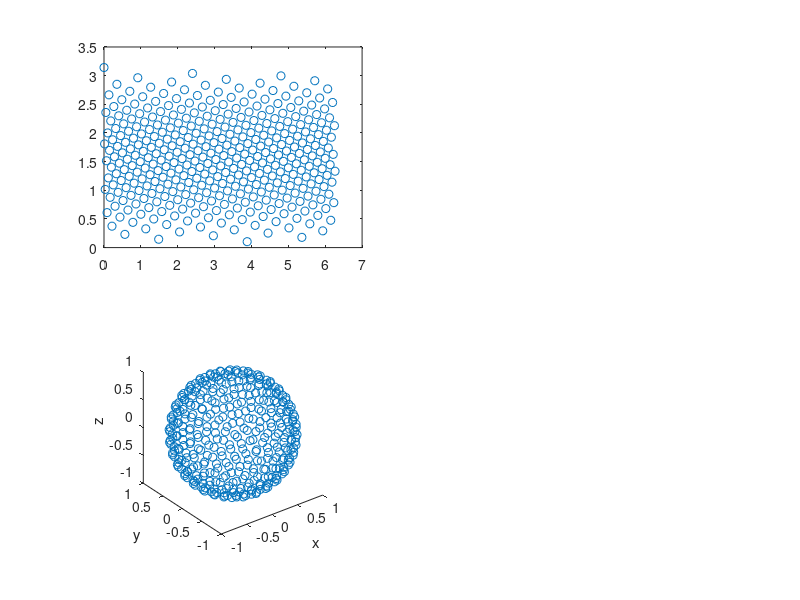

MATLAB code for this plot:
dat = [0 3.14159265358979 0.0026525198938992 

2.39994345950626 3.03854182138249 0.0026525198938992 

4.79988691901252 2.99579213822296 0.0026525198938992 

0.916645071339197 2.96294487376376 0.0026525198938992 

3.31658853084546 2.93521612418866 0.0026525198938992 

5.71653199035172 2.91075374916704 0.0026525198938992 

1.83329014267839 2.88860827643495 0.0026525198938992 

4.23323360218465 2.86821591637443 0.0026525198938992 

0.34999175451133 2.84920948177026 0.0026525198938992 

2.74993521401759 2.83133402748397 0.0026525198938992 

5.14987867352385 2.81440400370018 0.0026525198938992 

1.26663682585053 2.79827939019577 0.0026525198938992 

3.66658028535679 2.78285144698518 0.0026525198938992 

6.06652374486305 2.76803373142661 0.0026525198938992 

2.18328189718972 2.75375618199921 0.0026525198938992 

4.58322535669598 2.73996107879198 0.0026525198938992 

0.69998350902266 2.72660020071939 0.0026525198938992 

3.09992696852892 2.71363277276775 0.0026525198938992 

5.49987042803518 2.70102395046551 0.0026525198938992 

1.61662858036186 2.68874367914677 0.0026525198938992 

4.01657203986812 2.67676582060735 0.0026525198938992 

0.133330192194792 2.6650674743313 0.0026525198938992 

2.53327365170105 2.6536284428023 0.0026525198938992 

4.93321711120731 2.64243080520039 0.0026525198938992 

1.04997526353399 2.63145857378847 0.0026525198938992 

3.44991872304025 2.62069741419546 0.0026525198938992 

5.84986218254651 2.61013441565094 0.0026525198938992 

1.96662033487319 2.59975790068556 0.0026525198938992 

4.36656379437945 2.58955726631748 0.0026525198938992 

0.483321946706122 2.57952285058417 0.0026525198938992 

2.88326540621238 2.56964581964596 0.0026525198938992 

5.28320886571864 2.5599180717148 0.0026525198938992 

1.39996701804532 2.55033215484234 0.0026525198938992 

3.79991047755158 2.54088119620017 0.0026525198938992 

6.19985393705784 2.53155884094825 0.0026525198938992 

2.31661208938452 2.5223591991496 0.0026525198938992 

4.71655554889078 2.51327679947388 0.0026525198938992 

0.833313701217452 2.50430654865838 0.0026525198938992 

3.23325716072371 2.4954436958751 0.0026525198938992 

5.63320062022997 2.48668380129734 0.0026525198938992 

1.74995877255665 2.47802270827673 0.0026525198938992 

4.14990223206291 2.46945651863631 0.0026525198938992 

0.266660384389585 2.46098157066395 0.0026525198938992 

2.66660384389585 2.45259441945378 0.0026525198938992 

5.06654730340211 2.44429181929682 0.0026525198938992 

1.18330545572878 2.43607070786562 0.0026525198938992 

3.58324891523504 2.42792819197464 0.0026525198938992 

5.9831923747413 2.41986153472857 0.0026525198938992 

2.09995052706798 2.41186814389698 0.0026525198938992 

4.49989398657424 2.40394556137515 0.0026525198938992 

0.616652138900914 2.39609145360967 0.0026525198938992 

3.01659559840717 2.38830360288305 0.0026525198938992 

5.41653905791344 2.38057989936506 0.0026525198938992 

1.53329721024011 2.37291833384983 0.0026525198938992 

3.93324066974637 2.36531699110795 0.0026525198938992 

0.0499988220730471 2.35777404379096 0.0026525198938992 

2.44994228157931 2.35028774683333 0.0026525198938992 

4.84988574108557 2.34285643230301 0.0026525198938992 

0.966643893412244 2.33547850465757 0.0026525198938992 

3.36658735291851 2.32815243636739 0.0026525198938992 

5.76653081242477 2.32087676387201 0.0026525198938992 

1.88328896475144 2.3136500838389 0.0026525198938992 

4.2832324242577 2.30647104969767 0.0026525198938992 

0.399990576584377 2.29933836842523 0.0026525198938992 

2.79993403609064 2.29225079756004 0.0026525198938992 

5.1998774955969 2.28520714242591 0.0026525198938992 

1.31663564792357 2.27820625354746 0.0026525198938992 

3.71657910742983 2.27124702424151 0.0026525198938992 

6.1165225669361 2.26432838836984 0.0026525198938992 

2.23328071926277 2.25744931824037 0.0026525198938992 

4.63322417876903 2.25060882264486 0.0026525198938992 

0.749982331095707 2.24380594502257 0.0026525198938992 

3.14992579060197 2.23703976173994 0.0026525198938992 

5.54986925010823 2.23030938047763 0.0026525198938992 

1.6666274024349 2.22361393871671 0.0026525198938992 

4.06657086194117 2.21695260231669 0.0026525198938992 

0.183329014267839 2.21032456417866 0.0026525198938992 

2.5832724737741 2.2037290429874 0.0026525198938992 

4.98321593328036 2.19716528202678 0.0026525198938992 

1.09997408560704 2.19063254806333 0.0026525198938992 

3.4999175451133 2.18413013029319 0.0026525198938992 

5.89986100461956 2.1776573393482 0.0026525198938992 

2.01661915694623 2.17121350635689 0.0026525198938992 

4.41656261645249 2.16479798205699 0.0026525198938992 

0.533320768779169 2.15841013595574 0.0026525198938992 

2.93326422828543 2.15204935553512 0.0026525198938992 

5.33320768779169 2.14571504549892 0.0026525198938992 

1.44996584011837 2.13940662705908 0.0026525198938992 

3.84990929962463 2.13312353725879 0.0026525198938992 

6.24985275913089 2.12686522832998 0.0026525198938992 

2.36661091145756 2.12063116708318 0.0026525198938992 

4.76655437096382 2.11442083432773 0.0026525198938992 

0.883312523290499 2.10823372432043 0.0026525198938992 

3.28325598279676 2.10206934424108 0.0026525198938992 

5.68319944230302 2.09592721369316 0.0026525198938992 

1.7999575946297 2.08980686422826 0.0026525198938992 

4.19990105413596 2.08370783889289 0.0026525198938992 

0.316659206462632 2.07762969179637 0.0026525198938992 

2.71660266596889 2.07157198769851 0.0026525198938992 

5.11654612547515 2.06553430161618 0.0026525198938992 

1.23330427780183 2.05951621844746 0.0026525198938992 

3.63324773730809 2.0535173326126 0.0026525198938992 

6.03319119681435 2.04753724771081 0.0026525198938992 

2.14994934914103 2.04157557619192 0.0026525198938992 

4.54989280864729 2.0356319390423 0.0026525198938992 

0.666650960973962 2.02970596548411 0.0026525198938992 

3.06659442048022 2.02379729268732 0.0026525198938992 

5.46653787998648 2.01790556549367 0.0026525198938992 

1.58329603231316 2.01203043615216 0.0026525198938992 

3.98323949181942 2.00617156406525 0.0026525198938992 

0.0999976441460942 2.00032861554544 0.0026525198938992 

2.49994110365236 1.99450126358151 0.0026525198938992 

4.89988456315862 1.98868918761413 0.0026525198938992 

1.01664271548529 1.9828920733202 0.0026525198938992 

3.41658617499155 1.9771096124056 0.0026525198938992 

5.81652963449781 1.9713415024059 0.0026525198938992 

1.93328778682449 1.96558744649466 0.0026525198938992 

4.33323124633075 1.95984715329896 0.0026525198938992 

0.449989398657424 1.95412033672174 0.0026525198938992 

2.84993285816368 1.9484067157708 0.0026525198938992 

5.24987631766995 1.94270601439388 0.0026525198938992 

1.36663446999662 1.93701796131986 0.0026525198938992 

3.76657792950288 1.93134228990553 0.0026525198938992 

6.16652138900914 1.92567873798774 0.0026525198938992 

2.28327954133582 1.92002704774084 0.0026525198938992 

4.68322300084208 1.91438696553894 0.0026525198938992 

0.799981153168754 1.90875824182288 0.0026525198938992 

3.19992461267501 1.90314063097178 0.0026525198938992 

5.59986807218128 1.8975338911788 0.0026525198938992 

1.71662622450795 1.89193778433102 0.0026525198938992 

4.11656968401421 1.88635207589326 0.0026525198938992 

0.233327836340886 1.88077653479566 0.0026525198938992 

2.63327129584715 1.87521093332482 0.0026525198938992 

5.03321475535341 1.86965504701837 0.0026525198938992 

1.14997290768008 1.86410865456282 0.0026525198938992 

3.54991636718634 1.8585715376946 0.0026525198938992 

5.94985982669261 1.85304348110401 0.0026525198938992 

2.06661797901928 1.84752427234218 0.0026525198938992 

4.46656143852554 1.84201370173059 0.0026525198938992 

0.583319590852216 1.83651156227347 0.0026525198938992 

2.98326305035848 1.83101764957249 0.0026525198938992 

5.38320650986474 1.82553176174405 0.0026525198938992 

1.49996466219141 1.82005369933877 0.0026525198938992 

3.89990812169767 1.81458326526323 0.0026525198938992 

0.016666274024349 1.8091202647039 0.0026525198938992 

2.41660973353061 1.80366450505298 0.0026525198938992 

4.81655319303687 1.79821579583631 0.0026525198938992 

0.933311345363546 1.79277394864307 0.0026525198938992 

3.33325480486981 1.7873387770573 0.0026525198938992 

5.73319826437607 1.78191009659116 0.0026525198938992 

1.84995641670274 1.77648772461975 0.0026525198938992 

4.249899876209 1.77107148031758 0.0026525198938992 

0.366658028535679 1.76566118459653 0.0026525198938992 

2.76660148804194 1.76025666004522 0.0026525198938992 

5.1665449475482 1.75485773086979 0.0026525198938992 

1.28330309987488 1.74946422283597 0.0026525198938992 

3.68324655938114 1.74407596321244 0.0026525198938992 

6.0831900188874 1.7386927807154 0.0026525198938992 

2.19994817121407 1.73331450545425 0.0026525198938992 

4.59989163072033 1.72794096887846 0.0026525198938992 

0.716649783047008 1.72257200372535 0.0026525198938992 

3.11659324255327 1.71720744396905 0.0026525198938992 

5.51653670205953 1.71184712477027 0.0026525198938992 

1.63329485438621 1.70649088242709 0.0026525198938992 

4.03323831389247 1.70113855432653 0.0026525198938992 

0.149996466219141 1.69578997889703 0.0026525198938992 

2.5499399257254 1.69044499556169 0.0026525198938992 

4.94988338523166 1.68510344469221 0.0026525198938992 

1.06664153755834 1.67976516756362 0.0026525198938992 

3.4665849970646 1.67443000630963 0.0026525198938992 

5.86652845657086 1.66909780387863 0.0026525198938992 

1.98328660889754 1.66376840399031 0.0026525198938992 

4.3832300684038 1.6584416510928 0.0026525198938992 

0.499988220730471 1.65311739032039 0.0026525198938992 

2.89993168023673 1.64779546745172 0.0026525198938992 

5.29987513974299 1.64247572886847 0.0026525198938992 

1.41663329206967 1.63715802151443 0.0026525198938992 

3.81657675157593 1.63184219285505 0.0026525198938992 

6.21652021108219 1.6265280908373 0.0026525198938992 

2.33327836340886 1.62121556384988 0.0026525198938992 

4.73322182291513 1.61590446068382 0.0026525198938992 

0.849979975241801 1.61059463049327 0.0026525198938992 

3.24992343474806 1.60528592275658 0.0026525198938992 

5.64986689425432 1.59997818723765 0.0026525198938992 

1.766625046581 1.59467127394746 0.0026525198938992 

4.16656850608726 1.58936503310572 0.0026525198938992 

0.283326658413934 1.58405931510274 0.0026525198938992 

2.68327011792019 1.57875397046142 0.0026525198938992 

5.08321357742646 1.57344884979927 0.0026525198938992 

1.19997172975313 1.56814380379053 0.0026525198938992 

3.59991518925939 1.56283868312837 0.0026525198938992 

5.99985864876565 1.55753333848705 0.0026525198938992 

2.11661680109233 1.55222762048408 0.0026525198938992 

4.51656026059859 1.54692137964233 0.0026525198938992 

0.633318412925263 1.54161446635214 0.0026525198938992 

3.03326187243152 1.53630673083322 0.0026525198938992 

5.43320533193779 1.53099802309653 0.0026525198938992 

1.54996348426446 1.52568819290597 0.0026525198938992 

3.94990694377072 1.52037708973991 0.0026525198938992 

0.0666650960973961 1.5150645627525 0.0026525198938992 

2.46660855560366 1.50975046073474 0.0026525198938992 

4.86655201510992 1.50443463207536 0.0026525198938992 

0.983310167436593 1.49911692472133 0.0026525198938992 

3.38325362694285 1.49379718613807 0.0026525198938992 

5.78319708644912 1.4884752632694 0.0026525198938992 

1.89995523877579 1.48315100249699 0.0026525198938992 

4.29989869828205 1.47782424959948 0.0026525198938992 

0.416656850608726 1.47249484971116 0.0026525198938992 

2.81660031011499 1.46716264728017 0.0026525198938992 

5.21654376962125 1.46182748602618 0.0026525198938992 

1.33330192194792 1.45648920889759 0.0026525198938992 

3.73324538145418 1.45114765802811 0.0026525198938992 

6.13318884096045 1.44580267469276 0.0026525198938992 

2.24994699328712 1.44045409926327 0.0026525198938992 

4.64989045279338 1.43510177116271 0.0026525198938992 

0.766648605120056 1.42974552881952 0.0026525198938992 

3.16659206462632 1.42438520962074 0.0026525198938992 

5.56653552413258 1.41902064986444 0.0026525198938992 

1.68329367645925 1.41365168471134 0.0026525198938992 

4.08323713596551 1.40827814813554 0.0026525198938992 

0.199995288292188 1.4028998728744 0.0026525198938992 

2.59993874779845 1.39751669037736 0.0026525198938992 

4.99988220730471 1.39212843075383 0.0026525198938992 

1.11664035963139 1.38673492272 0.0026525198938992 

3.51658381913765 1.38133599354457 0.0026525198938992 

5.91652727864391 1.37593146899326 0.0026525198938992 

2.03328543097058 1.37052117327221 0.0026525198938992 

4.43322889047684 1.36510492897005 0.0026525198938992 

0.549987042803518 1.35968255699863 0.0026525198938992 

2.94993050230978 1.35425387653249 0.0026525198938992 

5.34987396181604 1.34881870494673 0.0026525198938992 

1.46663211414272 1.34337685775349 0.0026525198938992 

3.86657557364898 1.33792814853681 0.0026525198938992 

6.26651903315524 1.33247238888589 0.0026525198938992 

2.38327718548191 1.32700938832656 0.0026525198938992 

4.78322064498817 1.32153895425103 0.0026525198938992 

0.899978797314848 1.31606089184574 0.0026525198938992 

3.29992225682111 1.3105750040173 0.0026525198938992 

5.69986571632737 1.30508109131633 0.0026525198938992 

1.81662386865405 1.2995789518592 0.0026525198938992 

4.21656732816031 1.29406838124762 0.0026525198938992 

0.333325480486981 1.28854917248578 0.0026525198938992 

2.73326893999324 1.2830211158952 0.0026525198938992 

5.1332123994995 1.27748399902697 0.0026525198938992 

1.24997055182618 1.27193760657143 0.0026525198938992 

3.64991401133244 1.26638172026497 0.0026525198938992 

6.0498574708387 1.26081611879413 0.0026525198938992 

2.16661562316537 1.25524057769654 0.0026525198938992 

4.56655908267164 1.24965486925878 0.0026525198938992 

0.68331723499831 1.24405876241099 0.0026525198938992 

3.08326069450457 1.23845202261801 0.0026525198938992 

5.48320415401083 1.23283441176691 0.0026525198938992 

1.59996230633751 1.22720568805086 0.0026525198938992 

3.99990576584377 1.22156560584895 0.0026525198938992 

0.116663918170443 1.21591391560205 0.0026525198938992 

2.5166073776767 1.21025036368427 0.0026525198938992 

4.91655083718297 1.20457469226993 0.0026525198938992 

1.03330898950964 1.19888663919591 0.0026525198938992 

3.4332524490159 1.193185937819 0.0026525198938992 

5.83319590852216 1.18747231686805 0.0026525198938992 

1.94995406084884 1.18174550029084 0.0026525198938992 

4.3498975203551 1.17600520709514 0.0026525198938992 

0.466655672681773 1.1702511511839 0.0026525198938992 

2.86659913218803 1.16448304118419 0.0026525198938992 

5.2665425916943 1.15870058026959 0.0026525198938992 

1.38330074402097 1.15290346597566 0.0026525198938992 

3.78324420352723 1.14709139000828 0.0026525198938992 

6.18318766303349 1.14126403804436 0.0026525198938992 

2.29994581536017 1.13542108952454 0.0026525198938992 

4.69988927486643 1.12956221743764 0.0026525198938992 

0.816647427193103 1.12368708809612 0.0026525198938992 

3.21659088669936 1.11779536090248 0.0026525198938992 

5.61653434620563 1.11188668810568 0.0026525198938992 

1.7332924985323 1.10596071454749 0.0026525198938992 

4.13323595803856 1.10001707739787 0.0026525198938992 

0.249994110365236 1.09405540587898 0.0026525198938992 

2.6499375698715 1.08807532097719 0.0026525198938992 

5.04988102937776 1.08207643514234 0.0026525198938992 

1.16663918170443 1.07605835197362 0.0026525198938992 

3.56658264121069 1.07002066589128 0.0026525198938992 

5.96652610071696 1.06396296179343 0.0026525198938992 

2.08328425304363 1.0578848146969 0.0026525198938992 

4.48322771254989 1.05178578936154 0.0026525198938992 

0.599985864876565 1.04566543989664 0.0026525198938992 

2.99992932438283 1.03952330934871 0.0026525198938992 

5.39987278388909 1.03335892926936 0.0026525198938992 

1.51663093621576 1.02717181926207 0.0026525198938992 

3.91657439572202 1.02096148650661 0.0026525198938992 

0.0333325480486981 1.01472742525982 0.0026525198938992 

2.43327600755496 1.00846911633101 0.0026525198938992 

4.83321946706122 1.00218602653071 0.0026525198938992 

0.949977619387895 0.995877608090878 0.0026525198938992 

3.34992107889416 0.989543298054673 0.0026525198938992 

5.74986453840042 0.983182517634049 0.0026525198938992 

1.86662269072709 0.976794671532801 0.0026525198938992 

4.26656615023335 0.970379147232901 0.0026525198938992 

0.383324302560028 0.963935314241598 0.0026525198938992 

2.78326776206629 0.957462523296603 0.0026525198938992 

5.18321122157255 0.950960105526467 0.0026525198938992 

1.29996937389922 0.94442737156301 0.0026525198938992 

3.69991283340549 0.937863610602389 0.0026525198938992 

6.09985629291175 0.931268089411131 0.0026525198938992 

2.21661444523842 0.924640051273103 0.0026525198938992 

4.61655790474468 0.91797871487308 0.0026525198938992 

0.733316057071358 0.91128327311216 0.0026525198938992 

3.13325951657762 0.904552891849852 0.0026525198938992 

5.53320297608388 0.897786708567224 0.0026525198938992 

1.64996112841055 0.890983830944932 0.0026525198938992 

4.04990458791682 0.884143335349426 0.0026525198938992 

0.16666274024349 0.877264265219952 0.0026525198938992 

2.56660619974975 0.870345629348284 0.0026525198938992 

4.96654965925601 0.863386400042333 0.0026525198938992 

1.08330781158269 0.856385511163882 0.0026525198938992 

3.48325127108895 0.84934185602975 0.0026525198938992 

5.88319473059521 0.842254285164567 0.0026525198938992 

1.99995288292188 0.835121603892123 0.0026525198938992 

4.39989634242815 0.827942569750894 0.0026525198938992 

0.51665449475482 0.820715889717784 0.0026525198938992 

2.91659795426108 0.813440217222403 0.0026525198938992 

5.31654141376734 0.806114148932226 0.0026525198938992 

1.43329956609402 0.798736221286779 0.0026525198938992 

3.83324302560028 0.791304906756465 0.0026525198938992 

6.23318648510654 0.783818609798836 0.0026525198938992 

2.34994463743321 0.776275662481848 0.0026525198938992 

4.74988809693948 0.768674319739959 0.0026525198938992 

0.86664624926615 0.76101275422473 0.0026525198938992 

3.26658970877241 0.753289050706741 0.0026525198938992 

5.66653316827867 0.745501199980128 0.0026525198938992 

1.78329132060535 0.737647092214644 0.0026525198938992 

4.18323478011161 0.729724509692812 0.0026525198938992 

0.299992932438283 0.721731118861225 0.0026525198938992 

2.69993639194454 0.713664461615157 0.0026525198938992 

5.0998798514508 0.705521945724173 0.0026525198938992 

1.21663800377748 0.697300834292978 0.0026525198938992 

3.61658146328374 0.688998234136014 0.0026525198938992 

6.01652492279 0.680611082925843 0.0026525198938992 

2.13328307511668 0.672136134953481 0.0026525198938992 

4.53322653462294 0.663569945313065 0.0026525198938992 

0.649984686949612 0.654908852292449 0.0026525198938992 

3.04992814645587 0.646148957714697 0.0026525198938992 

5.44987160596213 0.63728610493141 0.0026525198938992 

1.56662975828881 0.628315854115914 0.0026525198938992 

3.96657321779507 0.619233454440193 0.0026525198938992 

0.0833313701217452 0.610033812641542 0.0026525198938992 

2.48327482962801 0.600711457389625 0.0026525198938992 

4.88321828913427 0.591260498747453 0.0026525198938992 

0.999976441460942 0.581674581874991 0.0026525198938992 

3.3999199009672 0.571946833943829 0.0026525198938992 

5.79986336047346 0.562069803005627 0.0026525198938992 

1.91662151280014 0.552035387272318 0.0026525198938992 

4.3165649723064 0.541834752904228 0.0026525198938992 

0.433323124633075 0.531458237938851 0.0026525198938992 

2.83326658413934 0.520895239394334 0.0026525198938992 

5.2332100436456 0.510134079801325 0.0026525198938992 

1.34996819597227 0.499161848389399 0.0026525198938992 

3.74991165547853 0.487964210787493 0.0026525198938992 

6.14985511498479 0.476525179258494 0.0026525198938992 

2.26661326731147 0.464826832982444 0.0026525198938992 

4.66655672681773 0.452848974443021 0.0026525198938992 

0.783314879144405 0.44056870312428 0.0026525198938992 

3.18325833865067 0.427959880822041 0.0026525198938992 

5.58320179815693 0.414992452870405 0.0026525198938992 

1.6999599504836 0.401631574797814 0.0026525198938992 

4.09990340998986 0.387836471590581 0.0026525198938992 

0.216661562316537 0.373558922163187 0.0026525198938992 

2.6166050218228 0.358741206604613 0.0026525198938992 

5.01654848132906 0.34331326339402 0.0026525198938992 

1.13330663365573 0.327188649889609 0.0026525198938992 

3.533250093162 0.310258626105822 0.0026525198938992 

5.93319355266826 0.292383171819536 0.0026525198938992 

2.04995170499493 0.273376737215362 0.0026525198938992 

4.44989516450119 0.252984377154847 0.0026525198938992 

0.566653316827867 0.230838904422751 0.0026525198938992 

2.96659677633413 0.206376529401131 0.0026525198938992 

5.36654023584039 0.178647779826034 0.0026525198938992 

1.48329838816706 0.145800515366833 0.0026525198938992 

3.88324184767332 0.103050832207305 0.0026525198938992];

alpha = dat(:,1);
beta = dat(:,2);
weight = dat(:,3);

theta = beta;
phi = alpha;

x = sin(theta).*cos(phi);
y = sin(theta).*sin(phi);
z = cos(theta);

figure(1), clf
subplot(2,2,1)
plot(alpha,beta,'o')
subplot(2,2,3)
plot3(x,y,z,'o')
axis('square')
xlabel('x'), ylabel('y'), zlabel('z')

save ZCWfull377 theta phi weight

